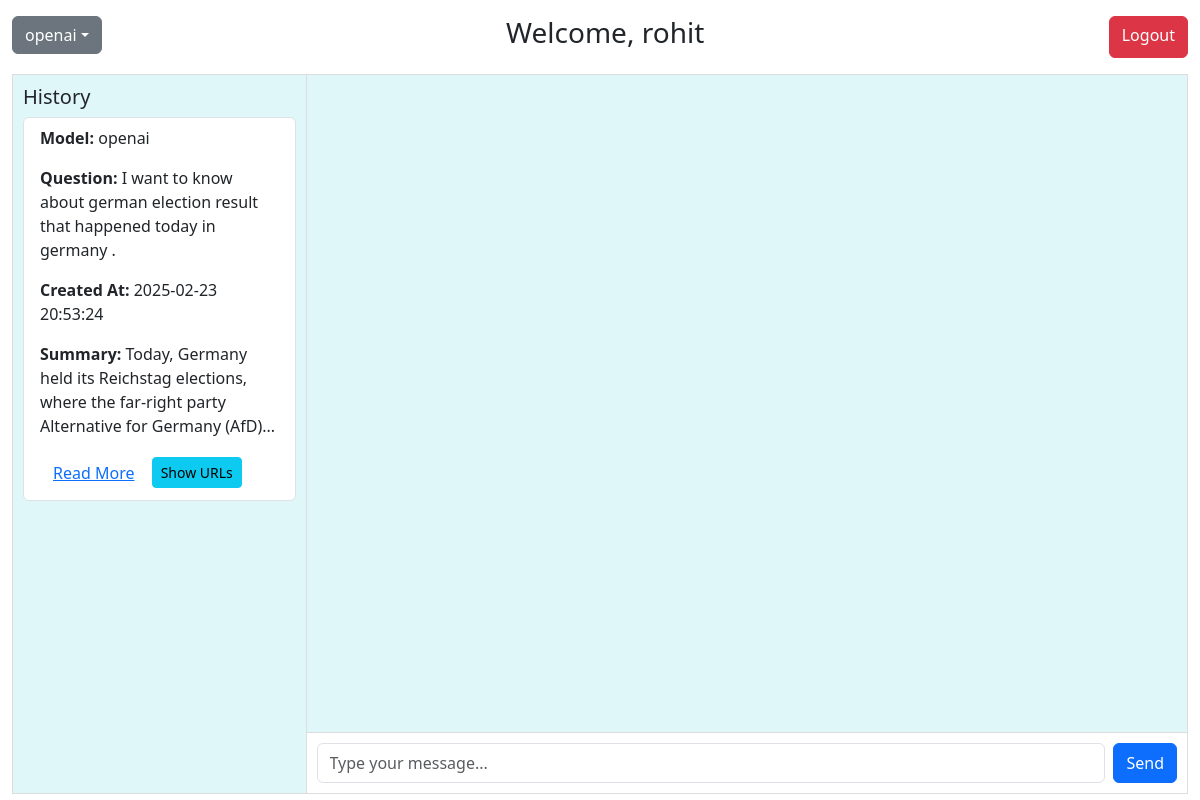
The page /users/chatbot (signed in) on the database its author committed.
### app/model/models.py (models this page shows)
class User(Base):
    __tablename__ = "users"
    user_id = Column(Integer, primary_key=True, index=True)
    username = Column(String(50), unique=True, nullable=False)
    email = Column(String(100), unique=True, nullable=False)
    password_hash = Column(String(255), nullable=False)
    role = Column(String(20), default="user")
    created_at = Column(DateTime, default=func.now())
    articles = relationship("SummarizedArticle", back_populates="user")

class SummarizedArticle(Base):
    __tablename__ = "summarized_articles"
    summary_id = Column(Integer, primary_key=True, index=True)
    user_id = Column(Integer, ForeignKey("users.user_id"), nullable=False)
    summarized_content = Column(Text, nullable=False)
    prompt = Column(Text, nullable=False)
    created_at = Column(DateTime, default=func.now())
    llm_model = Column(String(50), nullable=False)  # Store LLM Model Name
    user = relationship("User", back_populates="articles")
    articles = relationship("NewsArticle", secondary=summarized_article_news_article, backref="summaries")

### routers/user_router.py (the view)
@router.get("/chatbot")
def chatbot_page(
    request: Request,
    db: Session = Depends(get_db),
    user: User = Depends(get_current_user),
):
    user_history = NewsService.get_summarized_articles(user.user_id, db)
    return templates.TemplateResponse(
        "chatbot.html",
        {"request": request, "user": user, "history": user_history},
    )

### templates/chatbot.html (shortened to what this page needs)
<!DOCTYPE html>
<html lang="en">
<head>
    <link href="https://cdn.jsdelivr.net/npm/bootstrap@5.3.0-alpha3/dist/css/bootstrap.min.css" rel="stylesheet" />
</head>
<body>
    <div class="container-fluid">
        <div class="row mt-3">
            <div class="col-12 d-flex justify-content-between">
                <div class="dropdown">
                    <button class="btn btn-secondary dropdown-toggle" type="button" id="llmDropdown" data-bs-toggle="dropdown">
                    </button>
                </div>
                <h3>Welcome, {{ user.username }}</h3>
                <a href="/users/logout" class="btn btn-danger">Logout</a>
            </div>
        </div>
        <div class="chat-container mt-3">
            <div class="history">
                <h5>History</h5>
                <ul class="list-group">
                    {% for entry in history %}
                        <li class="list-group-item">
                            <p><strong>Model:</strong> {{ entry.llm_model }}</p>
                            <p><strong>Question:</strong> {{ entry.prompt }}</p>
                            <p><strong>Created At:</strong> {{ entry.created_at }}</p>
                            <p>
                                <strong>Summary:</strong>
                                <span class="summary-preview" id="preview-{{ entry.summary_id }}">
                                    {{ entry.summarized_content[:100] }}...
                                </span>
                            </p>
                            <button class="btn btn-link toggle-summary" data-id="{{ entry.summary_id }}">Read More</button>
                            <button class="btn btn-sm btn-info toggle-urls" data-id="{{ entry.summary_id }}">Show URLs</button>
                        </li>
                    {% endfor %}
                </ul>
            </div>
            <div class="chat">
                <div class="chat-messages" id="chat-messages"></div>
                <form id="chat-form" class="chat-input d-flex">
                    <input type="text" id="chat-input" class="form-control me-2" placeholder="Type your message..." required>
                    <button type="submit" class="btn btn-primary">Send</button>
                </form>
            </div>
        </div>
    </div>
</body>
</html>

### templates/chatbot.html (style rules this page uses)
.chat-container { display: flex; height: 90vh; border: 1px solid #ddd; }
.history { width: 25%; overflow-y: auto; border-right: 1px solid #ddd; padding: 10px; height: 100%; }
.chat { width: 75%; display: flex; flex-direction: column; }
.chat-messages { flex-grow: 1; overflow-y: auto; padding: 10px; margin-bottom: 10px; height: 70vh; }
.chat-input { padding: 10px; background: #f7f7f7; border-top: 1px solid #ddd; position: sticky; bottom: 0; background-color: white; }
.chat-input input { height: 40px; }

### rows shown on the page
User: username "rohit"
SummarizedArticle: llm_model "openai", prompt "I want to know about german election result that happened today in germany .", created_at "2025-02-23 20:53:24", summarized_content "Today, Germany held its Reichstag elections, where the far-right party Alternative for Germany (AfD)"
